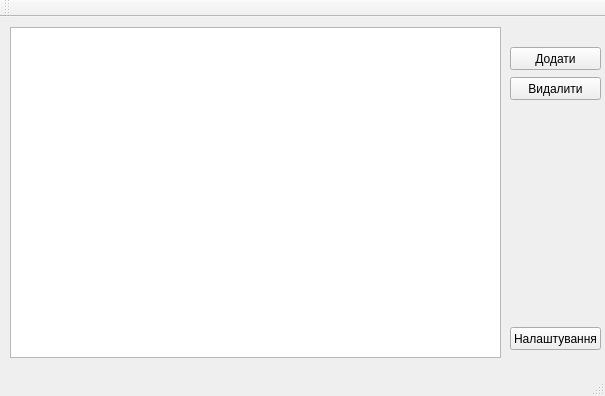
<?xml version="1.0" encoding="UTF-8"?>
<ui version="4.0">
 <class>MainWindow</class>
 <widget class="QMainWindow" name="MainWindow">
  <property name="geometry">
   <rect>
    <x>0</x>
    <y>0</y>
    <width>605</width>
    <height>396</height>
   </rect>
  </property>
  <property name="windowTitle">
   <string>MainWindow</string>
  </property>
  <widget class="QWidget" name="centralWidget">
   <widget class="QPushButton" name="pushButton">
    <property name="geometry">
     <rect>
      <x>510</x>
      <y>30</y>
      <width>91</width>
      <height>23</height>
     </rect>
    </property>
    <property name="text">
     <string>Додати</string>
    </property>
   </widget>
   <widget class="QPushButton" name="pushButton_3">
    <property name="geometry">
     <rect>
      <x>510</x>
      <y>60</y>
      <width>91</width>
      <height>23</height>
     </rect>
    </property>
    <property name="text">
     <string>Видалити</string>
    </property>
   </widget>
   <widget class="QPushButton" name="pushButton_4">
    <property name="geometry">
     <rect>
      <x>510</x>
      <y>310</y>
      <width>91</width>
      <height>23</height>
     </rect>
    </property>
    <property name="text">
     <string>Налаштування</string>
    </property>
   </widget>
   <widget class="QTableView" name="tableView">
    <property name="geometry">
     <rect>
      <x>10</x>
      <y>10</y>
      <width>491</width>
      <height>331</height>
     </rect>
    </property>
   </widget>
  </widget>
  <widget class="QToolBar" name="mainToolBar">
   <attribute name="toolBarArea">
    <enum>TopToolBarArea</enum>
   </attribute>
   <attribute name="toolBarBreak">
    <bool>false</bool>
   </attribute>
  </widget>
  <widget class="QStatusBar" name="statusBar"/>
  <widget class="QMenuBar" name="menuBar">
   <property name="geometry">
    <rect>
     <x>0</x>
     <y>0</y>
     <width>605</width>
     <height>21</height>
    </rect>
   </property>
  </widget>
 </widget>
 <layoutdefault spacing="6" margin="11"/>
 <resources/>
 <connections/>
</ui>
